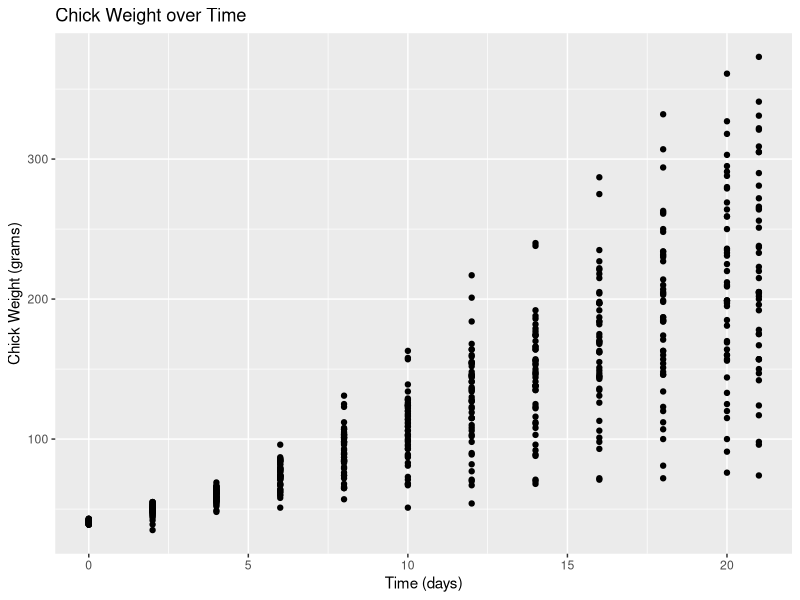
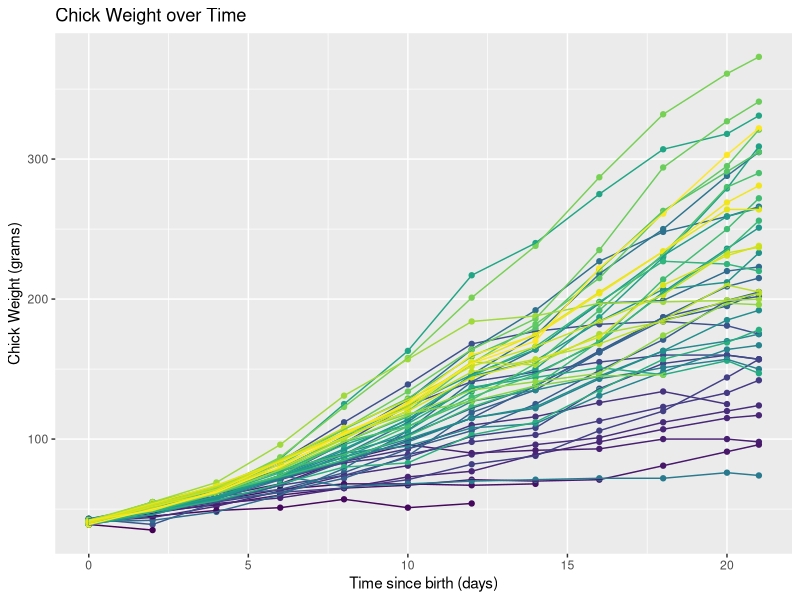
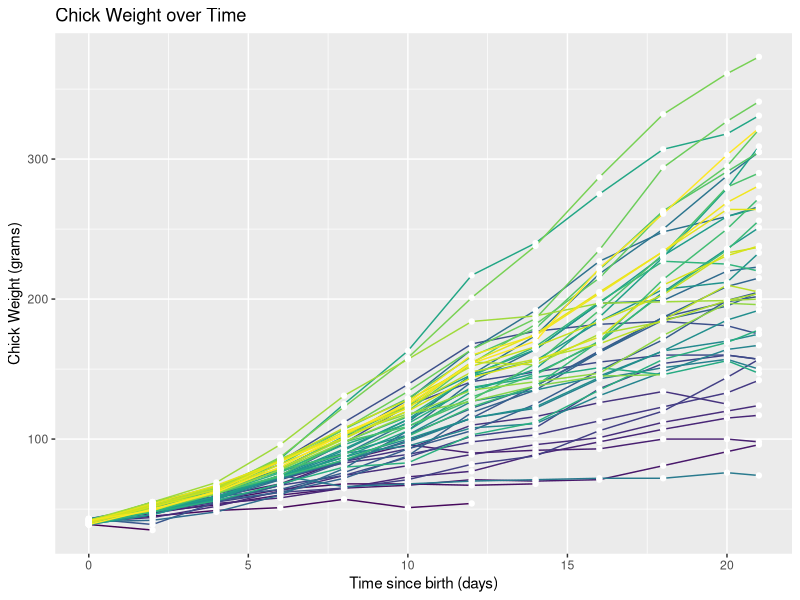
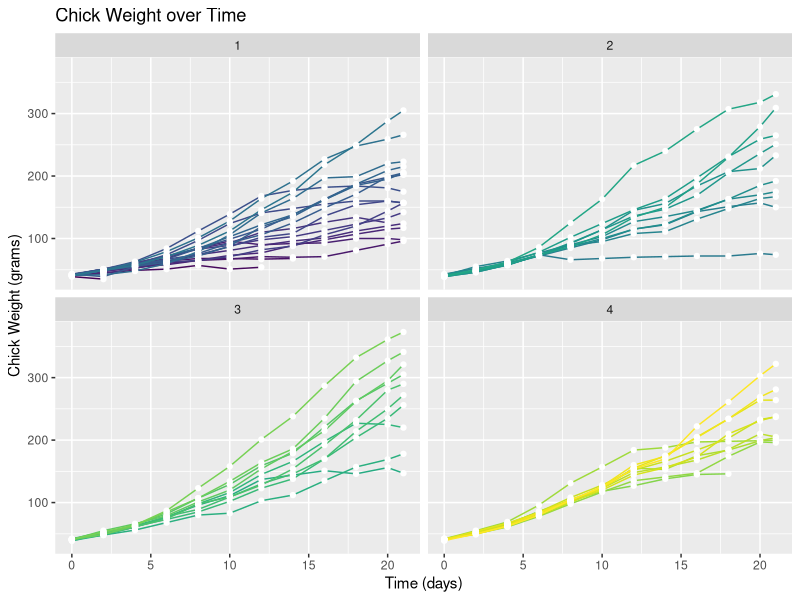
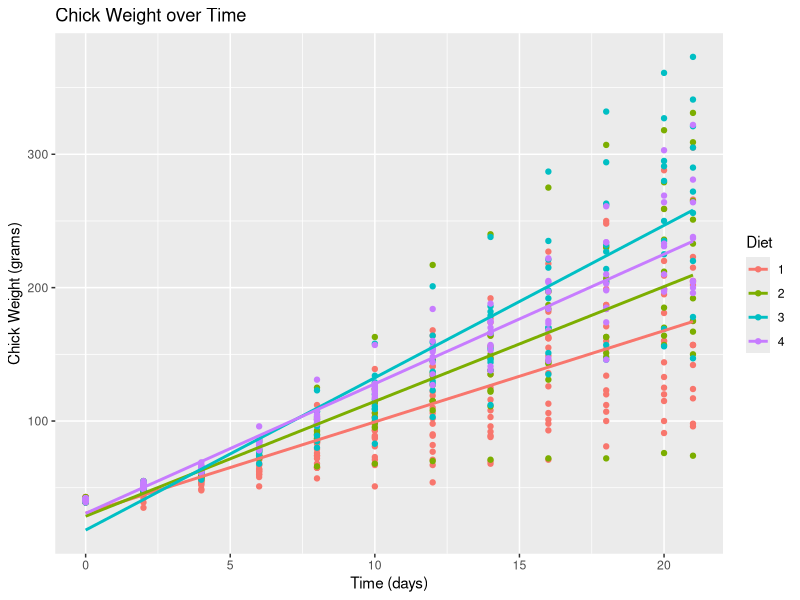
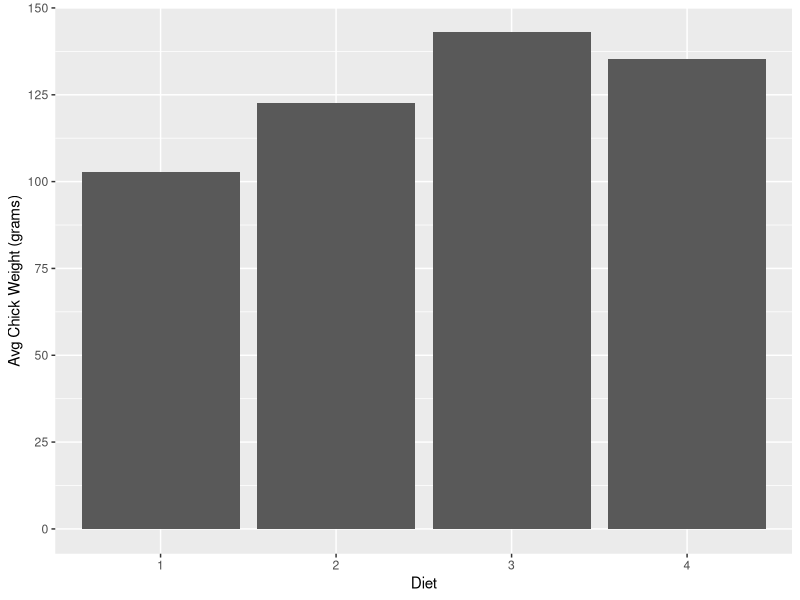
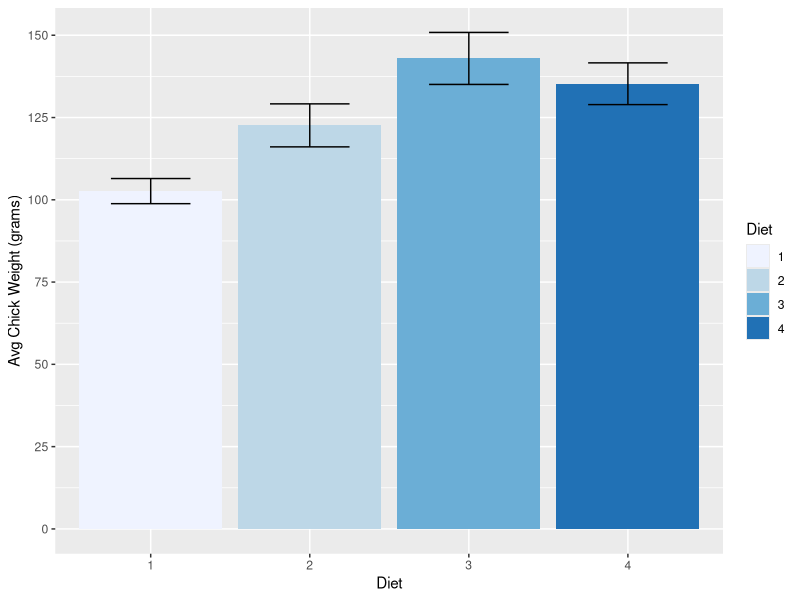
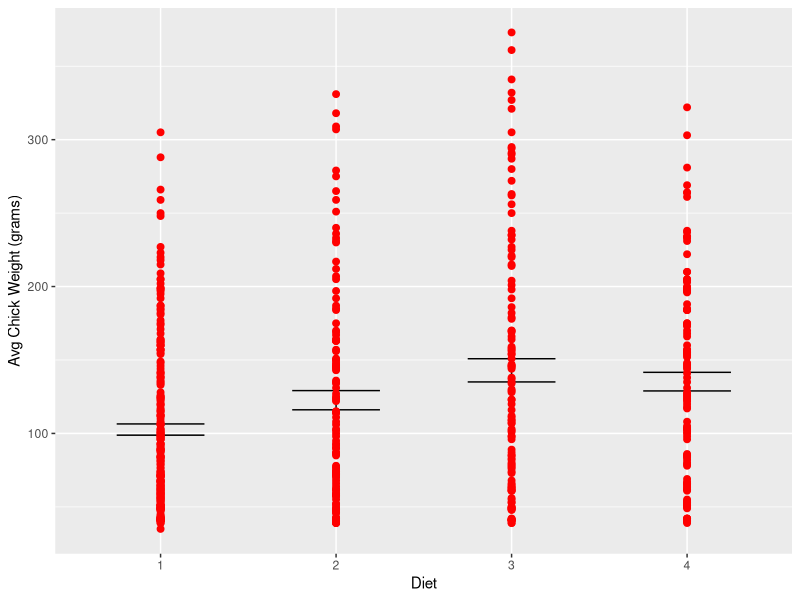

Write R code to recreate these figures, in order.
## ---- chunk 1
#DO NOT EDIT THIS CHUNK OR ANYTHING ABOVE IT!
knitr::opts_chunk$set(echo = TRUE, eval = TRUE, fig.align = "center", warning = F, message = F, tidy=T, tidy.opts=list(width.cutoff=50))
## ---- chunk 2
ChickWeight <- as.data.frame(ChickWeight)
head(ChickWeight,10)
## ---- chunk 3
length(table(ChickWeight$Chick))
length(table(ChickWeight$Time))
length(table(ChickWeight$Diet))
for (i in 1:4) {
  print(paste(nrow(ChickWeight[ChickWeight$Time == 0 & ChickWeight$Diet == i,]), "initial chicks in diet condition", i))
}
## ---- chunk 4
library(ggplot2)
ggplot(ChickWeight,aes(Time, weight)) + geom_point() + labs(x = "Time (days)", y = "Chick Weight (grams)", title = "Chick Weight over Time") 
## ---- chunk 5
ggplot(ChickWeight,aes(Time, weight, color = Chick)) + geom_point() + labs(x = "Time since birth (days)", y = "Chick Weight (grams)", title = "Chick Weight over Time") + geom_line() + theme(legend.position = "none")
## ---- chunk 6
ggplot(ChickWeight,aes(Time, weight)) + labs(x = "Time since birth (days)", y = "Chick Weight (grams)", title = "Chick Weight over Time") + geom_line(aes(group = Chick, color = Chick)) + geom_point(color = "white") + theme(legend.position = "none")
## ---- chunk 7
ggplot(ChickWeight,aes(Time, weight)) + labs(x = "Time (days)", y = "Chick Weight (grams)", title = "Chick Weight over Time") + geom_line(aes(group = Chick, color = Chick)) + geom_point(color = "white") + theme(legend.position = "none") + facet_wrap(~Diet)
## ---- chunk 8
library(ggplot2)
ggplot(ChickWeight,aes(Time, weight, color = Diet)) + geom_point() + geom_smooth(method = "lm", se = F) + labs(x = "Time (days)", y = "Chick Weight (grams)", title = "Chick Weight over Time") 
## ---- chunk 9
library(ggplot2)
ggplot(ChickWeight, aes(x=Diet, y= weight)) + geom_bar(stat = "summary", fun=mean) + scale_y_continuous(breaks = seq(0,150,by=25), name = "Avg Chick Weight (grams)")
## ---- chunk 10
library(ggplot2)
ggplot(ChickWeight, aes(x=Diet, y= weight)) + geom_bar(stat = "summary", aes(fill = Diet)) + scale_fill_brewer() +
geom_errorbar(stat="summary", width = .5)  + scale_y_continuous(breaks = seq(0,150,by=25), name = "Avg Chick Weight (grams)") 
## ---- chunk 11
library(ggplot2)
ggplot(ChickWeight, aes(x=Diet, y= weight)) + geom_errorbar(stat="summary", width = .5) +
  geom_point(color = "red", size = 2) + scale_y_continuous( name = "Avg Chick Weight (grams)") 
## ---- chunk 12
library(ggplot2)
ggplot(ChickWeight,aes(Time, weight)) + geom_point(aes(color = Diet), alpha =.6, size = 1.5, pch =1) + labs(x = "Time (days)", y = "Chick Weight (grams)", title = "Chick Weight over Time") + stat_summary(fun.y = mean, geom = "point", aes(group = Diet, color = Diet), size = 1.7) + theme_minimal() + scale_color_brewer(palette = "Dark2") + stat_summary(fun.y = mean, geom = "point", alpha = .9, size = 2) 
## ---- chunk 13
## DO NOT DELETE OR MODIFY THIS CHUNK: IT MUST BE PRESENT TO RECEIVE CREDIT FOR THE ASSIGNMENT
sessionInfo(); Sys.time(); Sys.info()
